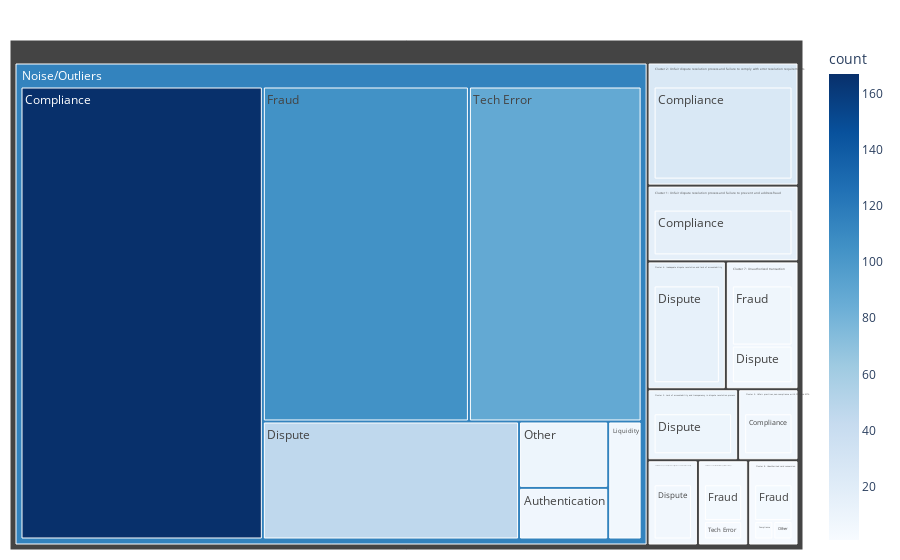

Notebook code for this chart:
### Markdown cell above
---

## Phase 4: Dashboard & Narrative

### Visualisation
Generate an interactive Treemap showing:
- Cluster density: Size represents the number of exceptions in each cluster
- Failure type breakdown: Hierarchical view by cluster and failure category

### Executive Summary
Provide a non-technical summary for stakeholders highlighting:
1. The top 3 systemic issues identified through clustering
2. Why semantic intelligence outperforms traditional keyword monitoring
3. Actionable insights for operational improvements

### Code cell
# Phase 4: Executive dashboard + narrative
import plotly.express as px

cluster_counts = (
    extracted_df.groupby(["cluster_label", "failure_type"], dropna=False)
    .size()
    .reset_index(name="count")
)

fig = px.treemap(
    cluster_counts,
    path=["cluster_label", "failure_type"],
    values="count",
    color="count",
    color_continuous_scale="Blues",
)
fig.update_layout(margin=dict(t=40, l=10, r=10, b=10))
fig.show()

# Executive summary for a non-technical stakeholder
cluster_summary = (
    extracted_df.groupby("cluster_label")
    .size()
    .reset_index(name="count")
    .sort_values("count", ascending=False)
)

top3 = cluster_summary.head(3).to_dict("records")

summary_lines = [
    "Executive Summary:",
    "1) The logs show three dominant systemic issues driving customer friction:",
]

for i, item in enumerate(top3, start=1):
    summary_lines.append(f"   {i}. {item['cluster_label']} (n={item['count']})")

summary_lines += [
    "2) These clusters represent recurring root-cause themes rather than keyword matches,",
    "   allowing us to quantify the true impact across products and isolate the biggest failure modes.",
    "3) Compared with traditional keyword monitoring, this semantic approach reduces noise",
    "   from redacted or inconsistent logs and reveals consistent operational patterns.",
]

print("\n".join(summary_lines))

### Figure 1 — Plotly figure (JSON) as saved in the notebook; plotly's stock layout.template omitted (floating-point values rounded to 4 significant figures)
{"data": [{"branchvalues": "total", "customdata": [[6.0], [16.0], [26.0], [6.0], [14.0], [9.0], [4.0], [2.0], [5.0], [8.0], [1.0], [4.0], [1.0], [7.0], [167.0], [46.0], [105.0], [6.0], [9.0], [88.0], [6.0], [16.0], [26.0], [6.0], [14.0], [9.0], [3.333], [6.846], [3.0], [114.3]], "domain": {"x": [0, 1], "y": [0, 1]}, "hovertemplate": "labels=%{label}<br>count_sum=%{value}<br>parent=%{parent}<br>id=%{id}<br>count=%{color}<extra></extra>", "ids": ["Cluster 0: Unfair practices, non-compliance with CFPA and EFTA/Compliance", "Cluster 1: Unfair dispute resolution process and failure to prevent and address fraud/Compliance", "Cluster 2: Unfair dispute resolution process and failure to comply with error resolution requirements/Compliance", "Cluster 3: Inadequate dispute investigation and lack of accountability/Dispute", "Cluster 4: Inadequate dispute resolution and lack of accountability/Dispute", "Cluster 5: Lack of accountability and transparency in dispute resolution process/Dispute", "Cluster 6: Unauthorized credit card application attempt/Fraud", "Cluster 6: Unauthorized credit card application attempt/Tech Error", "Cluster 7: Unauthorized transaction/Dispute", "Cluster 7: Unauthorized transaction/Fraud", "Cluster 8: Unauthorized card conversion/Compliance", "Cluster 8: Unauthorized card conversion/Fraud", "Cluster 8: Unauthorized card conversion/Other", "Noise/Outliers/Authentication", "Noise/Outliers/Compliance", "Noise/Outliers/Dispute", "Noise/Outliers/Fraud", "Noise/Outliers/Liquidity", "Noise/Outliers/Other", "Noise/Outliers/Tech Error", "Cluster 0: Unfair practices, non-compliance with CFPA and EFTA", "Cluster 1: Unfair dispute resolution process and failure to prevent and address fraud", "Cluster 2: Unfair dispute resolution process and failure to comply with error resolution requirements", "Cluster 3: Inadequate dispute investigation and lack of accountability", "Cluster 4: Inadequate dispute resolution and lack of accountability", "Cluster 5: Lack of accountability and transparency in dispute resolution process", "Cluster 6: Unauthorized credit card application attempt", "Cluster 7: Unauthorized transaction", "Cluster 8: Unauthorized card conversion", "Noise/Outliers"], "labels": ["Compliance", "Compliance", "Compliance", "Dispute", "Dispute", "Dispute", "Fraud", "Tech Error", "Dispute", "Fraud", "Compliance", "Fraud", "Other", "Authentication", "Compliance", "Dispute", "Fraud", "Liquidity", "Other", "Tech Error", "Cluster 0: Unfair practices, non-compliance with CFPA and EFTA", "Cluster 1: Unfair dispute resolution process and failure to prevent and address fraud", "Cluster 2: Unfair dispute resolution process and failure to comply with error resolution requirements", "Cluster 3: Inadequate dispute investigation and lack of accountability", "Cluster 4: Inadequate dispute resolution and lack of accountability", "Cluster 5: Lack of accountability and transparency in dispute resolution process", "Cluster 6: Unauthorized credit card application attempt", "Cluster 7: Unauthorized transaction", "Cluster 8: Unauthorized card conversion", "Noise/Outliers"], "marker": {"coloraxis": "coloraxis", "colors": [6.0, 16.0, 26.0, 6.0, 14.0, 9.0, 4.0, 2.0, 5.0, 8.0, 1.0, 4.0, 1.0, 7.0, 167.0, 46.0, 105.0, 6.0, 9.0, 88.0, 6.0, 16.0, 26.0, 6.0, 14.0, 9.0, 3.333, 6.846, 3.0, 114.3]}, "name": "", "parents": ["Cluster 0: Unfair practices, non-compliance with CFPA and EFTA", "Cluster 1: Unfair dispute resolution process and failure to prevent and address fraud", "Cluster 2: Unfair dispute resolution process and failure to comply with error resolution requirements", "Cluster 3: Inadequate dispute investigation and lack of accountability", "Cluster 4: Inadequate dispute resolution and lack of accountability", "Cluster 5: Lack of accountability and transparency in dispute resolution process", "Cluster 6: Unauthorized credit card application attempt", "Cluster 6: Unauthorized credit card application attempt", "Cluster 7: Unauthorized transaction", "Cluster 7: Unauthorized transaction", "Cluster 8: Unauthorized card conversion", "Cluster 8: Unauthorized card conversion", "Cluster 8: Unauthorized card conversion", "Noise/Outliers", "Noise/Outliers", "Noise/Outliers", "Noise/Outliers", "Noise/Outliers", "Noise/Outliers", "Noise/Outliers", "", "", "", "", "", "", "", "", "", ""], "type": "treemap", "values": [6.0, 16.0, 26.0, 6.0, 14.0, 9.0, 4.0, 2.0, 5.0, 8.0, 1.0, 4.0, 1.0, 7.0, 167.0, 46.0, 105.0, 6.0, 9.0, 88.0, 6.0, 16.0, 26.0, 6.0, 14.0, 9.0, 6.0, 13.0, 6.0, 428.0]}], "layout": {"coloraxis": {"colorbar": {"title": {"text": "count"}}, "colorscale": [[0, "rgb(247,251,255)"], [0.125, "rgb(222,235,247)"], [0.25, "rgb(198,219,239)"], [0.375, "rgb(158,202,225)"], [0.5, "rgb(107,174,214)"], [0.625, "rgb(66,146,198)"], [0.75, "rgb(33,113,181)"], [0.875, "rgb(8,81,156)"], [1, "rgb(8,48,107)"]]}, "legend": {"tracegroupgap": 0}, "margin": {"b": 10, "l": 10, "r": 10, "t": 40}}}
